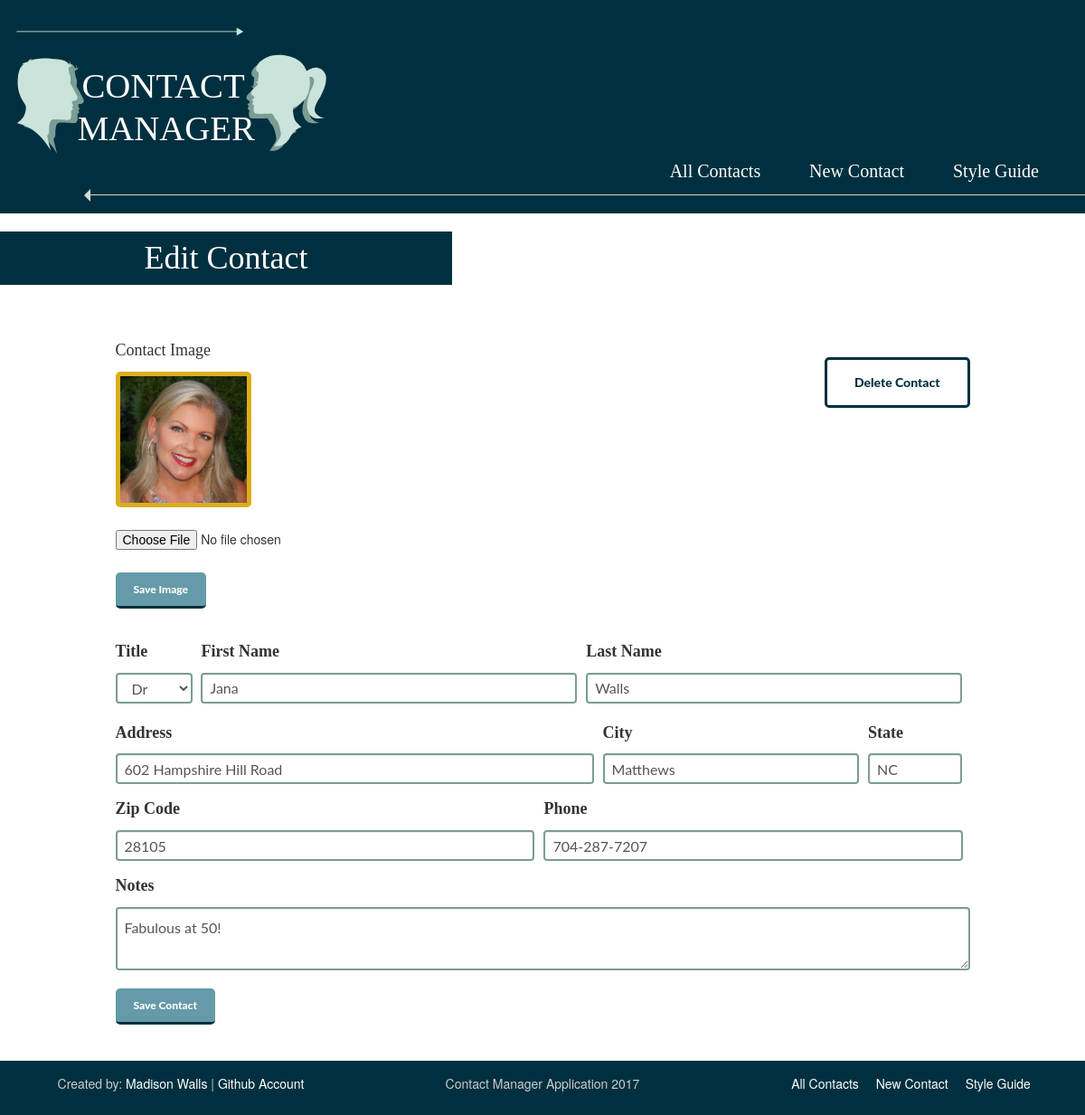
Page /edit.php?id=47 on the committed database.
### tables this page shows
CREATE TABLE `contacts` (
  `id` int(11) NOT NULL,
  `photo` text NOT NULL,
  `first` varchar(200) NOT NULL,
  `last` varchar(200) NOT NULL,
  `title` varchar(200) NOT NULL,
  `address` varchar(200) NOT NULL,
  `city` varchar(200) NOT NULL,
  `state` varchar(200) NOT NULL,
  `zip` varchar(200) NOT NULL,
  `phone` varchar(200) NOT NULL,
  `notes` text NOT NULL
);

### edit.php (the view, shortened to what this page needs)
<?php
  include 'header.php';
  $id = $_GET['id'];
  $stmt = $db->prepare('SELECT * from contacts WHERE id = :id LIMIT 1');
  $stmt->bindParam(':id', $id);
  $stmt->execute();
  $contact = $stmt->fetch(PDO::FETCH_ASSOC);
?>
<h1>Edit Contact</h1>
<div class="container">
  <div class="row">
    <div class="col-md-10 col-md-offset-1">
      <div class="hidden-xs">
        <a href="/delete.php?id=<?= $contact['id']; ?>" class="btn deleteButton pull-right">Delete Contact</a>
      </div>
      <p class="inputTitles">Contact Image</p>
        <form action="upload.php" method="POST" enctype="multipart/form-data"  class="imageChange">
            <?php
            if ($contact['photo'] !== '') {
                echo "<img src='uploads/";  echo $contact['photo']; echo "' width='150px' height='auto'>";
            } else {
                echo "<img class='yellowMan' src='uploads/picIcon.png' width='150px' height='auto'>";
            }
            ?>
          <input class="fileSelection" type="file" name="photo" id="photo"/>
          <input class="regularButton imageSave" type="submit" value="Save Image" name="submit">
      </form>
      <form method="POST" action="/update.php">
        <div class="form-group title">
          <label for="contact_title"><p class="inputTitles">Title</p></label>
          <select name="title" id="contact_title" class="form-control selectInputEdit">
            <option value="Dr"<?= ($contact['title'] == 'Dr') ? ' selected' : '' ?>>Dr</option>
          </select>
        </div>
        <div class="form-group firstname">
          <label for="contact_first"><p class="inputTitles">First Name</p></label>
          <input class="form-control inputField" type="text" name="first" id="contact_first" value="<?= $contact['first']; ?>" />
        </div>
        <div class="form-group lastname">
          <label for="contact_last"><p class="inputTitles">Last Name</p></label>
          <input class="form-control inputField" type="text" name="last" id="contact_last" value="<?= $contact['last']; ?>" />
        </div>
        <div class="form-group address">
          <label for="contact_address"><p class="inputTitles">Address</p></label>
          <input class="form-control inputField" type="text" name="address" id="contact_address" value="<?= $contact['address']; ?>" />
        </div>
        <div class="form-group city">
          <label for="contact_city"><p class="inputTitles">City</p></label>
          <input class="form-control inputField" type="text" name="city" id="contact_city" value="<?= $contact['city']; ?>" />
        </div>
        <div class="form-group state">
          <label for="contact_state"><p class="inputTitles">State</p></label>
          <input class="form-control inputField" type="text" name="state" id="contact_state" value="<?= $contact['state']; ?>" />
        </div>
        <div class="form-group zipcode">
          <label for="zip"><p class="inputTitles">Zip Code</p></label>
          <input class="form-control inputField" type="text" name="zip" id="contact_zip" value="<?= $contact['zip']; ?>" />
        </div>
        <div class="form-group phone">
          <label for="phone"><p class="inputTitles">Phone</p></label>
          <input class="form-control inputField" type="text" name="phone" id="contact_phone" value="<?= $contact['phone']; ?>" />
        </div>
        <div class="form-group notes">
          <label for="notes"><p class="inputTitles">Notes</p></label>
          <textarea class="form-control textareaInput" type="textarea" name="notes" id="contact_notes" ><?= $contact['notes']; ?></textarea>
        </div>
        <button class="btn regularButton">Save Contact</button>
        </div>
    </div>
  </div>
<?php include 'footer.php'; ?>

### css/style.css (style rules this page uses)
h1 { color: #ffffff; background-color: #00303f; font-family: Lato-thin; font-weight: lighter; padding: 10px; max-width: 500px; text-align: center; margin-bottom: 60px; }
.title { width: 9%; display: inline-block; margin-right: 6px; vertical-align: top; }
.firstname { width: 44%; display: inline-block; margin-right: 6px; vertical-align: top; }
.lastname { width: 44%; display: inline-block; vertical-align: top; }
.address { width: 56%; display: inline-block; margin-right: 6px; }
.city { width: 30%; display: inline-block; margin-right: 6px; }
.state { width: 11%; display: inline-block; }
.zipcode { width: 49%; display: inline-block; margin-right: 7px; }
.phone { width: 49%; display: inline-block; }
.inputTitles { font-family: Lato-Bold; font-size: 18px; margin-bottom: 0px; }
.regularButton, .regularButtonCreate { border: none; background-color: #659ba8; color: #ffffff; padding: 10px 20px; border-radius: 5px; font-family: Lato; font-size: 12px; font-weight: 800; border-bottom: 3px solid #00303f; display: block; margin-top: 20px; }
.deleteButton { border: none; background-color: #ffffff; color: #00303f; border-radius: 5px; font-family: Lato; font-size: 14px; font-weight: 800; border: 3px solid #00303f; padding: 15px 30px; display: block; margin-top: 20px; }
.inputField { padding: 10px 50px 10px 8px; font-family: Lato; font-size: 16px; border: 2px solid #7A9D96; border-radius: 4px; margin-top: 5px; }
.textareaInput { font-family: Lato; font-size: 16px; display: block; border: 2px solid #7A9D96; border-radius: 4px; margin-top: 5px; width: 100%; height: 100px; padding: 10px 8px; }
.selectInputEdit { font-family: Lato; font-size: 16px; display: block; border: 2px solid #7A9D96; border-radius: 4px; margin: 5px 0px; }
.imageChange { display: inline-block; max-width: 200px; padding: 10px 0px 10px 0px; margin-bottom: 25px; border-radius: 4px; }
.imageChange img { border-radius: 5px; margin-bottom: 10px; border: 5px solid #DCAE1D; }
.imageSave { margin-top: 10px; }
input[type=file] { padding: 15px 0px; }

### rows in the picture
contacts: photo (picture), title "Dr", first "Jana", last "Walls", address "602 Hampshire Hill Road", city "Matthews", state "NC", zip "28105", phone "704-287-7207", notes "Fabulous at 50!"
